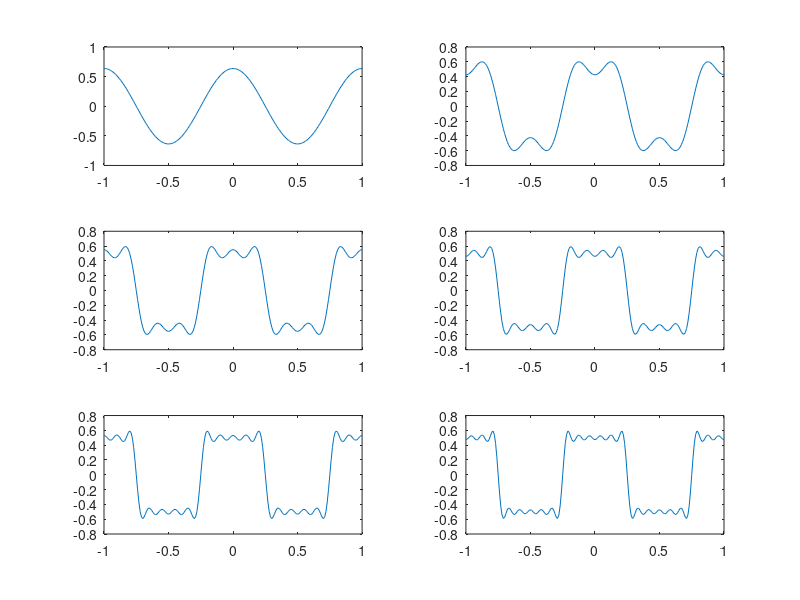
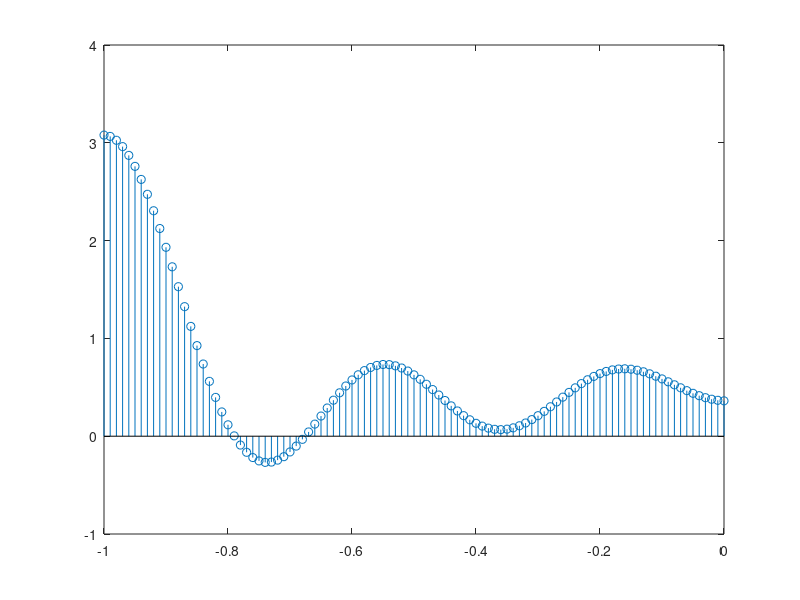

MATLAB code for these plots, in order:
N = 6;
t = -1:0.01:1;
A = 1;
T = 1;
nh = (1:N) * 2 - 1;
% arrays strings - harmony waves
harmonics = cos(2 * pi * nh' * t/T);
Am = 2/pi./nh;
Am(2:2:end) = -Am(2:2:end);
s1 = harmonics.*repmat(Am', 1, length(t));
% lines - harmonics sum
s2 = cumsum(s1);
for k = 1:N
    subplot(ceil(N/2), 2, k), plot(t, s2(k,:)),
end

y = fft(s2,201);
figure
stem(t (1:101), y(1:101))